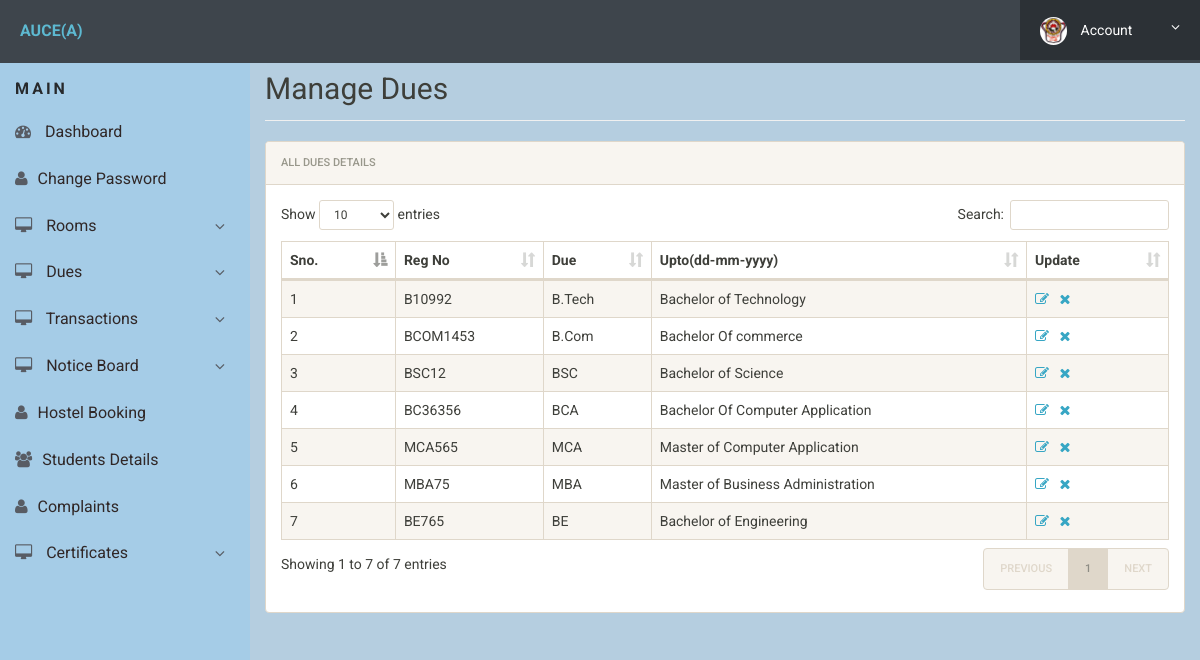
/admin/manage-dues.php (signed in), run on the app's committed database.
### tables this page shows
CREATE TABLE IF NOT EXISTS `courses` (
  `id` int(11) NOT NULL,
  `course_code` varchar(255) NOT NULL,
  `course_sn` varchar(255) NOT NULL,
  `course_fn` varchar(255) NOT NULL,
  `posting_date` timestamp NOT NULL DEFAULT CURRENT_TIMESTAMP
);

### admin/manage-dues.php (the view, shortened to what this page needs)
<?php
include('includes/config.php');
?>
<!doctype html>
<html lang="en" class="no-js">
<head>
	<link rel="stylesheet" href="css/font-awesome.min.css">
	<link rel="stylesheet" href="css/bootstrap.min.css">
	<link rel="stylesheet" href="css/dataTables.bootstrap.min.css">
	<link rel="stylesheet" href="css/bootstrap-social.css">
	<link rel="stylesheet" href="css/bootstrap-select.css">
	<link rel="stylesheet" href="css/fileinput.min.css">
	<link rel="stylesheet" href="css/awesome-bootstrap-checkbox.css">
	<link rel="stylesheet" href="style.css">
</head>
<body>
	<?php include('includes/header.php');?>
	<div class="ts-main-content">
			<?php include('includes/sidebar.php');?>
		<div class="content-wrapper">
			<div class="container-fluid">
				<div class="row">
					<div class="col-md-12">
						<h2 class="page-title" style="margin-top:4%">Manage Dues</h2>
						<div class="panel panel-default">
							<div class="panel-heading">All Dues Details</div>
							<div class="panel-body">
								<table id="zctb" class="display table table-striped table-bordered table-hover" cellspacing="0" width="100%">
									<thead>
										<tr>
											<th>Sno.</th>
											<th>Reg No</th>
											<th>Due</th>
											<th>Upto(dd-mm-yyyy) </th>
											<th>Update</th>
										</tr>
									</thead>
									<tbody>
<?php
$ret="select * from courses";
$stmt= $mysqli->prepare($ret) ;
$stmt->execute() ;
$res=$stmt->get_result();
$cnt=1;
while($row=$res->fetch_object())
	  {
	  	?>
<tr><td><?php echo $cnt;;?></td>
<td><?php echo $row->course_code;?></td>
<td><?php echo $row->course_sn;?></td>
<td><?php echo $row->course_fn;?></td>
<td><a href="edit-dues.php?id=<?php echo $row->id;?>"><i class="fa fa-edit"></i></a>&nbsp;&nbsp;
<a href="manage-dues.php?del=<?php echo $row->id;?>" onclick="return confirm("Do you want to delete");"><i class="fa fa-close"></i></a></td>
										</tr>
									<?php
$cnt=$cnt+1;
									 } ?>
									</tbody>
								</table>
							</div>
						</div>
					</div>
				</div>
			</div>
		</div>
	</div>
</body>
</html>

### admin/style.css (style rules this page uses)
body { background-color: #b5cee0; }
html { font-size: 14px; }
@media only screen and (min-width: 480px) { html { font-size: 17px; } }
@media only screen and (min-width: 768px) { html { font-size: 14px; } }
body { font-size: 1em; }
a { color: #37a6c4; }
.panel { overflow: hidden; }
.page-title { padding-bottom: 15px; margin-bottom: 20px; border-bottom: 1px solid #f0f0f0; }
.ts-main-content .content-wrapper { padding-top: 15px; margin-top: 20px; }
@media only screen and (min-width: 992px) { .ts-main-content .content-wrapper { margin-left: 250px; } }

### data on the page
courses: course_code "B10992", course_sn "B.Tech", course_fn "Bachelor of Technology"
courses: course_code "BCOM1453", course_sn "B.Com", course_fn "Bachelor Of commerce"
courses: course_code "BSC12", course_sn "BSC", course_fn "Bachelor of Science"
courses: course_code "BC36356", course_sn "BCA", course_fn "Bachelor Of Computer Application"
courses: course_code "MCA565", course_sn "MCA", course_fn "Master of Computer Application"
courses: course_code "MBA75", course_sn "MBA", course_fn "Master of Business Administration"
courses: course_code "BE765", course_sn "BE", course_fn "Bachelor of Engineering"
